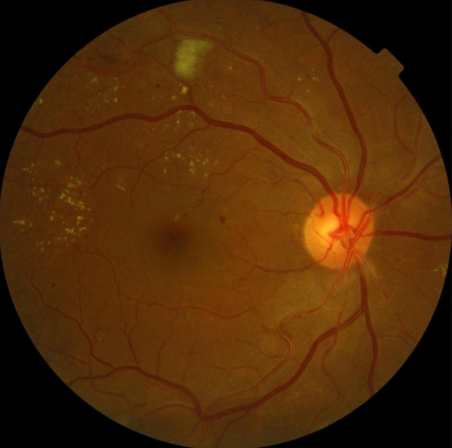
#> input picture old/4.png, 452 x 448 px
$ python main-old-15.py
#> lines starting #> are read from the running program, lines starting #| are printed output that depends on the picture; after the words box and inside, x2 and y2 are one past the last pixel; in counts of white or black regions, pixels touching at a corner belong together
import cv2
import numpy as np
import matplotlib.pyplot as plt

# Load the original image
img = cv2.imread("old/4.png")
#> img is the input picture: shape (448, 452, 3); mean B, G, R 7.7, 42.7, 79.7
img_rgb = cv2.cvtColor(img, cv2.COLOR_BGR2RGB)
img_gray = cv2.cvtColor(img, cv2.COLOR_BGR2GRAY)
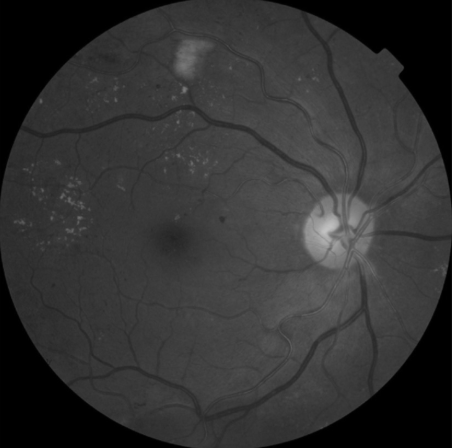
#> img_gray: shape (448, 452); min 0, max 193, mean 49.8

# Normalize grayscale to [0,1]
gray_norm = img_gray / 255.0

# Define multiple kernel sizes for multiscale filtering
kernel_sizes = [7, 15, 25]
bright_multiscale = np.zeros_like(gray_norm)
dark_multiscale = np.zeros_like(gray_norm)

# Apply Top-Hat and Black-Hat for each scale and accumulate results
for k in kernel_sizes:
    kernel = cv2.getStructuringElement(cv2.MORPH_ELLIPSE, (k, k))
    bright = cv2.morphologyEx(gray_norm, cv2.MORPH_TOPHAT, kernel)
    dark = cv2.morphologyEx(gray_norm, cv2.MORPH_BLACKHAT, kernel)
    bright_multiscale += bright
    dark_multiscale += dark
#> this loop made 3 passes
#> pass 1, `bright = cv2.morphologyEx(gray_norm, cv2.MORPH_TOPHAT, kernel)`:
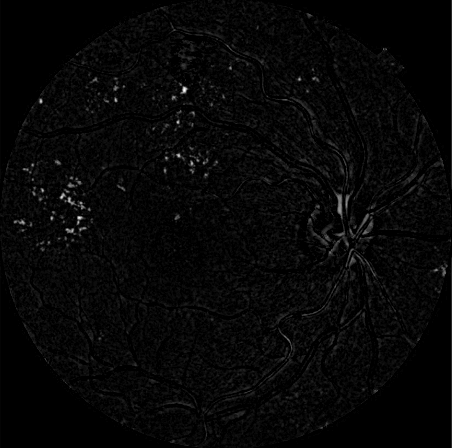
#> bright: shape (448, 452) float64; min 0, max 0.216, mean 0.00602; drawn with min black and max white
#> pass 1, `dark = cv2.morphologyEx(gray_norm, cv2.MORPH_BLACKHAT, kernel)`:
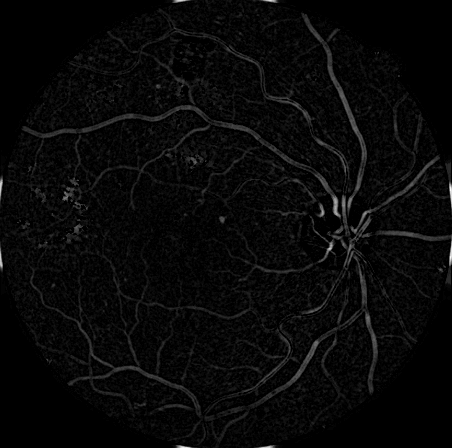
#> dark: shape (448, 452) float64; min 0, max 0.22, mean 0.00733; drawn with min black and max white

# Average over number of scales
bright_multiscale /= len(kernel_sizes)
dark_multiscale /= len(kernel_sizes)
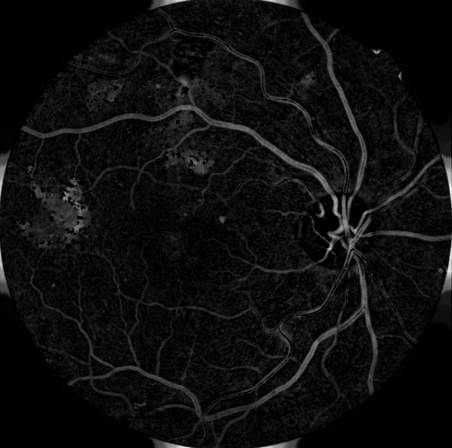
#> dark_multiscale: shape (448, 452) float64; min 0, max 0.237, mean 0.0132; drawn with min black and max white

# Enhance visualization
# We can make the bright_enhanced image more visible here before further processing
# Let's try scaling it up even more, or applying a non-linear transform if needed
bright_enhanced = np.clip(bright_multiscale * 5.0, 0, 1) # Increased multiplication factor
dark_enhanced = np.clip(dark_multiscale * 3.0, 0, 1)

# Convert to 3-channel for visualization (initial conversion)
# This will be the base for our colored image
bright_rgb_base = cv2.merge([bright_enhanced]*3)
dark_rgb = cv2.merge([dark_enhanced]*3)

# --- Coloring the brightest regions in bright_rgb_base with parrot green ---
# Define parrot green color in RGB (normalized to [0, 1])
PARROT_GREEN = np.array([50/255, 205/255, 50/255])

# Create a mask for the brightest regions
# Adjust this threshold based on what you consider "brightest" in the bright_enhanced image
# A lower threshold will include more areas. Let's start with a more lenient one if the image is generally dark.
threshold = 0.15 # Adjusted threshold - you'll likely need to fine-tune this!
bright_mask = (bright_enhanced > threshold).astype(np.float32)
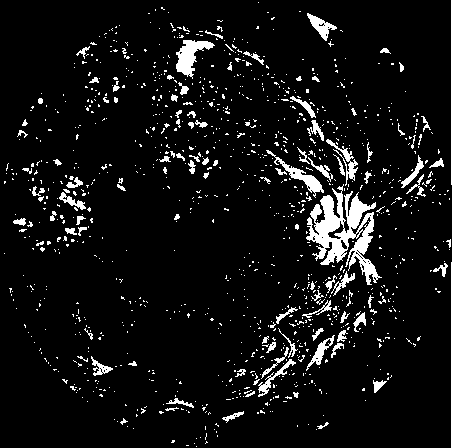
#> bright_mask: shape (448, 452) float32; values 0 (black) and 1 (white), 7% white; 1143 white regions (1040 under 20 px), largest, box (x1, y1, x2, y2) and area: (306, 184, 382, 285) 3115, (176, 40, 215, 79) 671, (266, 150, 324, 198) 482

# Create an empty image for the green overlay
green_overlay = np.zeros_like(bright_rgb_base)

# Apply parrot green color to the green_overlay where the mask is active
# We multiply the mask by the green color. This creates an image that's green
# only in the regions where bright_mask is 1.
green_overlay[:,:,0] = bright_mask * PARROT_GREEN[0] # Red channel
green_overlay[:,:,1] = bright_mask * PARROT_GREEN[1] # Green channel
green_overlay[:,:,2] = bright_mask * PARROT_GREEN[2] # Blue channel
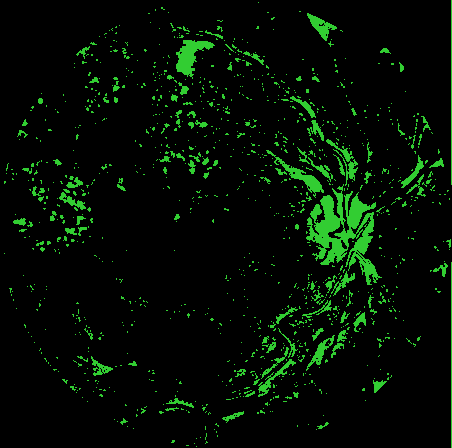
#> green_overlay: shape (448, 452, 3) float64; mean of channels 0, 1, 2 0.0138, 0.0566, 0.0138; drawn as B, G, R

# Blend the original bright_rgb_base with the green_overlay
# We can use cv2.addWeighted for blending
# The alpha parameter (e.g., 0.5) controls the opacity of the green overlay.
# A higher alpha will make the green more dominant.
# This ensures that the underlying structure is still somewhat visible.
alpha = 0.7 # Opacity of the green overlay (0 to 1)
colored_bright_rgb = cv2.addWeighted(bright_rgb_base, 1 - alpha, green_overlay, alpha, 0)
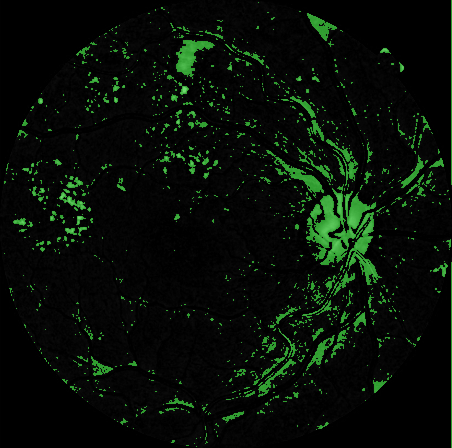
#> colored_bright_rgb: shape (448, 452, 3) float64; mean of channels 0, 1, 2 0.0274, 0.0574, 0.0274; drawn as B, G, R

# If you just want to completely replace the bright areas with solid green:
# colored_bright_rgb = bright_rgb_base.copy()
# for c in range(3):
#     colored_bright_rgb[bright_mask > 0, c] = PARROT_GREEN[c]


# Show side-by-side
fig, axs = plt.subplots(1, 3, figsize=(15, 5))
titles = ['(a) Original RGB', '(b) Bright Region (Top-Hat) - Green Highlighted', '(c) Dark Region (Black-Hat)']
images = [img_rgb, colored_bright_rgb, dark_rgb] # Use colored_bright_rgb here

for ax, img_to_show, title in zip(axs, images, titles):
    ax.imshow(img_to_show) # No need for cmap='gray' for RGB images
    ax.set_title(title, fontsize=14)
    ax.axis('off')
#> this loop made 3 passes
#> title on passes 1, 3: '(a) Original RGB', '(c) Dark Region (Black-Hat)'

plt.tight_layout()
plt.savefig("retina_decomposition_output_multiscale_green_highlighted_v2.png", dpi=300)
plt.show()

$ run again, with old/6.png copied over old/4.png
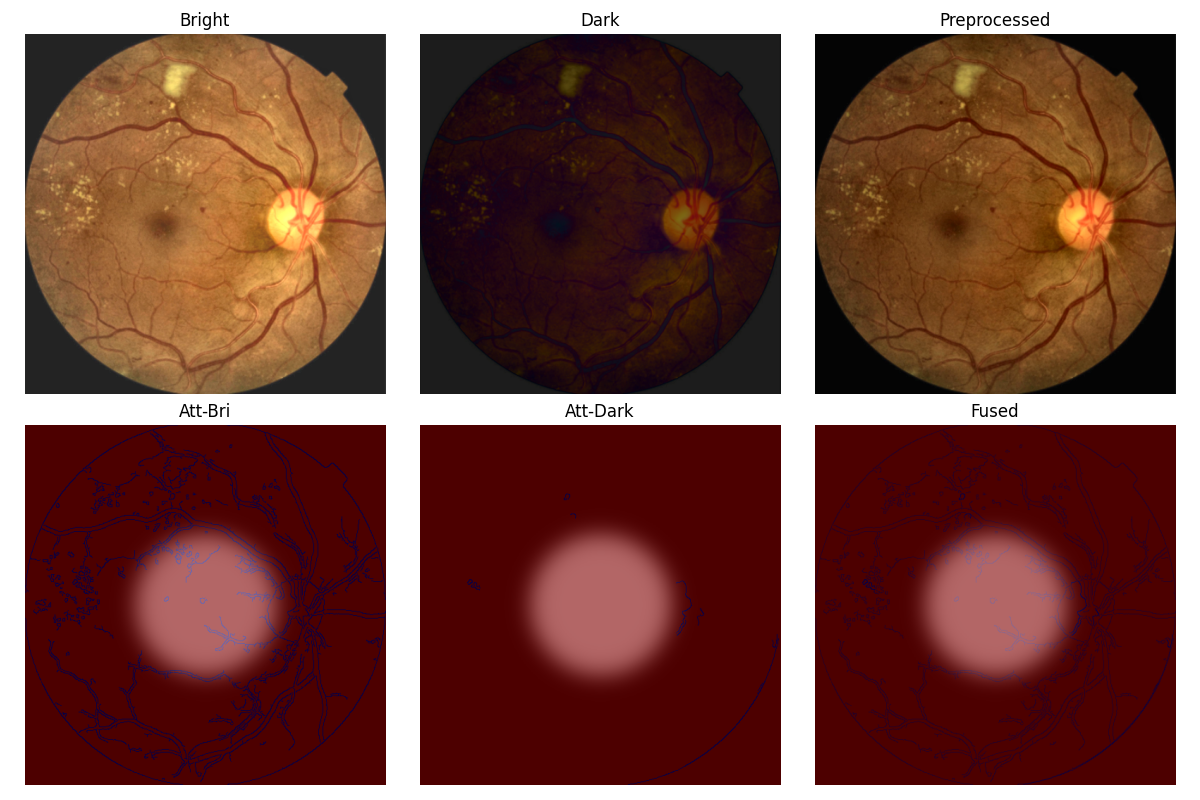
#> input picture old/6.png, 1200 x 800 px
#> img is the input picture: shape (800, 1200, 3); mean B, G, R 66.1, 75.2, 119.9
#> `bright_mask = (bright_enhanced > threshold).astype(np.float32)`:
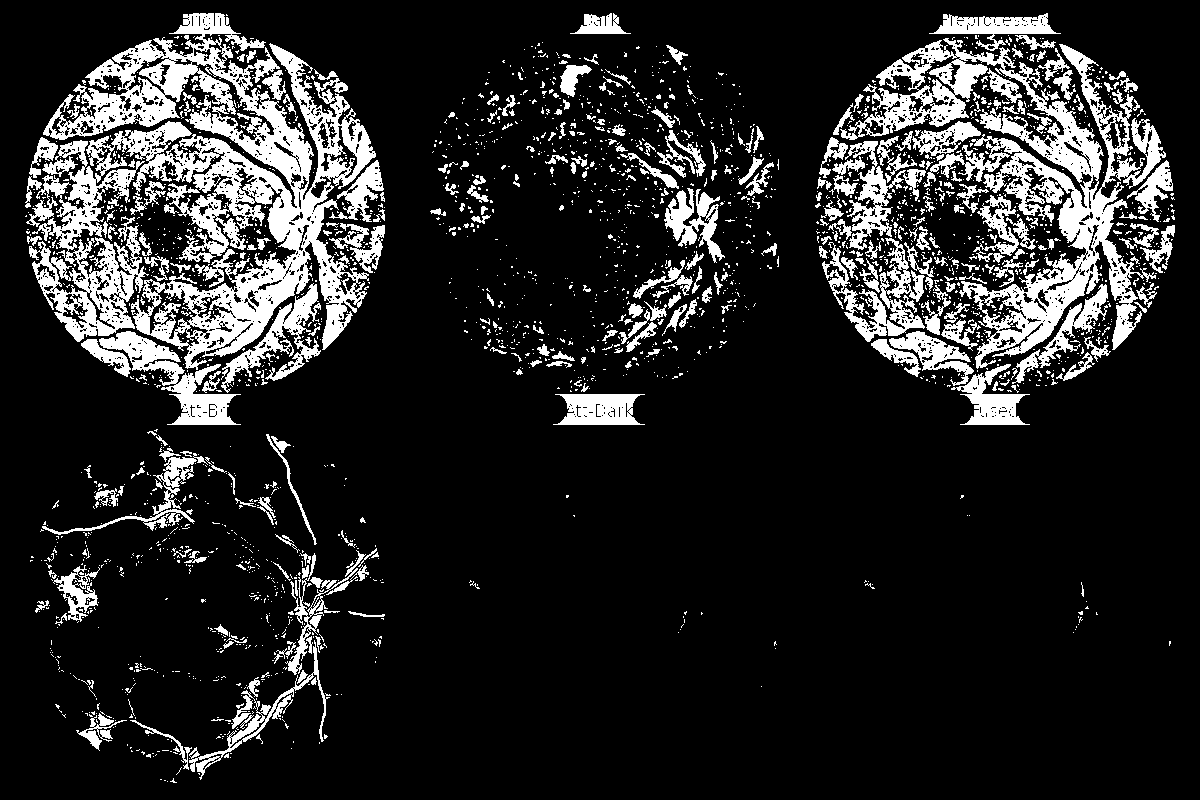
#> bright_mask: shape (800, 1200) float32; values 0 (black) and 1 (white), 15.2% white; 2454 white regions (2134 under 20 px), largest, box (x1, y1, x2, y2) and area: (26, 13, 376, 370) 49884, (840, 38, 1166, 369) 26258, (99, 331, 241, 425) 3881
#> `colored_bright_rgb = cv2.addWeighted(bright_rgb_base, 1 - alpha, green..`:
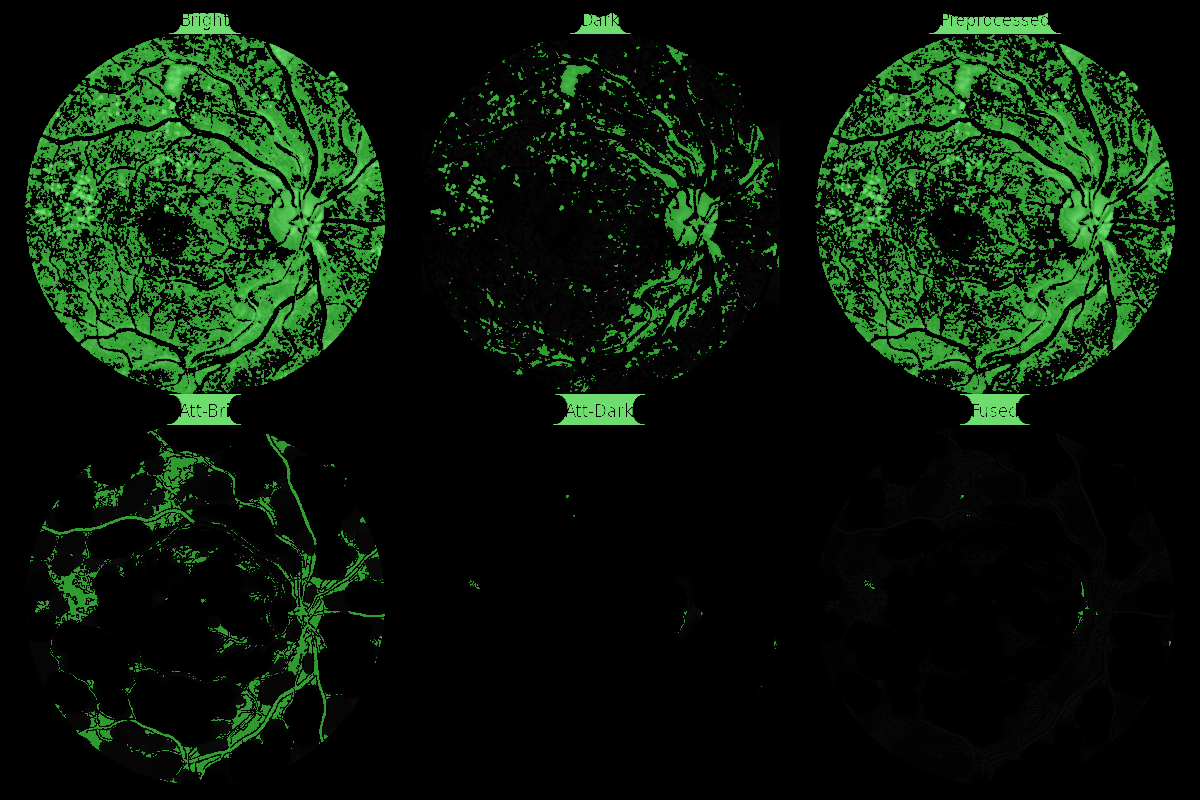
#> colored_bright_rgb: shape (800, 1200, 3) float64; mean of channels 0, 1, 2 0.0409, 0.106, 0.0409; drawn as B, G, R
#> the loop `for ax, img_to_show, title in zip(axs, images, titles):` made 3 passes
#> title on passes 1, 3: '(a) Original RGB', '(c) Dark Region (Black-Hat)'
